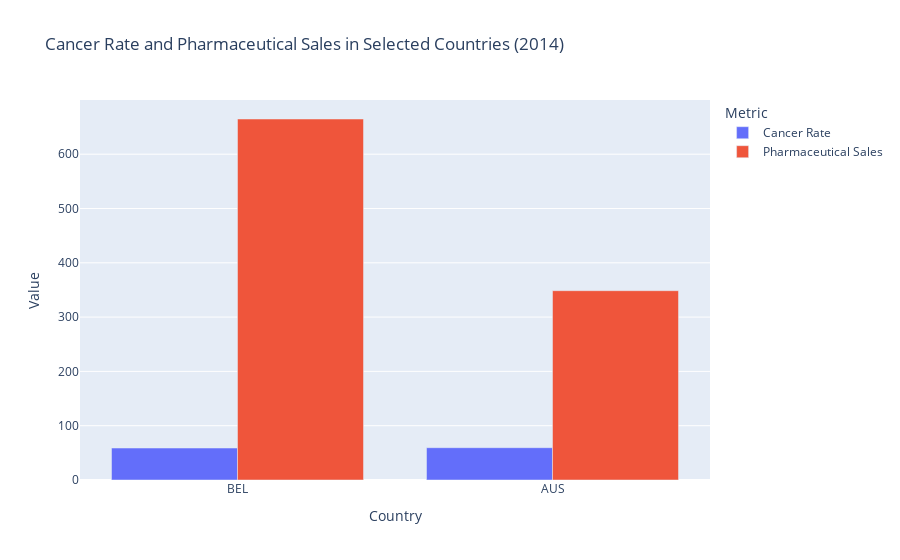

The notebook cell saved with this chart:
### Markdown cell above
Have to combined data frames into one in order to make the figure. It's much easier this way.

### Code cell
fig = px.bar(
    combined_data, 
    x='Country', 
    y='Value', 
    color='Metric', 
    barmode='group',
    title='Cancer Rate and Pharmaceutical Sales in Selected Countries (2014)', 
    labels={'Value': 'Value'}
)
fig.show()

### Figure 1 — Plotly figure (JSON) as saved in the notebook; plotly's stock layout.template omitted (floating-point values rounded to 4 significant figures)
{"data": [{"alignmentgroup": "True", "hovertemplate": "Metric=Cancer Rate<br>Country=%{x}<br>Value=%{y}<extra></extra>", "legendgroup": "Cancer Rate", "marker": {"color": "#636efa", "pattern": {"shape": ""}}, "name": "Cancer Rate", "offsetgroup": "Cancer Rate", "orientation": "v", "showlegend": true, "textposition": "auto", "type": "bar", "x": ["BEL", "AUS"], "xaxis": "x", "y": [58.88, 59.5], "yaxis": "y"}, {"alignmentgroup": "True", "hovertemplate": "Metric=Pharmaceutical Sales<br>Country=%{x}<br>Value=%{y}<extra></extra>", "legendgroup": "Pharmaceutical Sales", "marker": {"color": "#EF553B", "pattern": {"shape": ""}}, "name": "Pharmaceutical Sales", "offsetgroup": "Pharmaceutical Sales", "orientation": "v", "showlegend": true, "textposition": "auto", "type": "bar", "x": ["BEL", "AUS"], "xaxis": "x", "y": [664.8, 348.6], "yaxis": "y"}], "layout": {"autosize": true, "barmode": "group", "legend": {"title": {"text": "Metric"}, "tracegroupgap": 0}, "title": {"text": "Cancer Rate and Pharmaceutical Sales in Selected Countries (2014)"}, "xaxis": {"anchor": "y", "autorange": true, "domain": [0, 1], "range": [-0.5, 1.5], "title": {"text": "Country"}, "type": "category"}, "yaxis": {"anchor": "x", "autorange": true, "domain": [0, 1], "range": [0, 699.8], "title": {"text": "Value"}, "type": "linear"}}}
